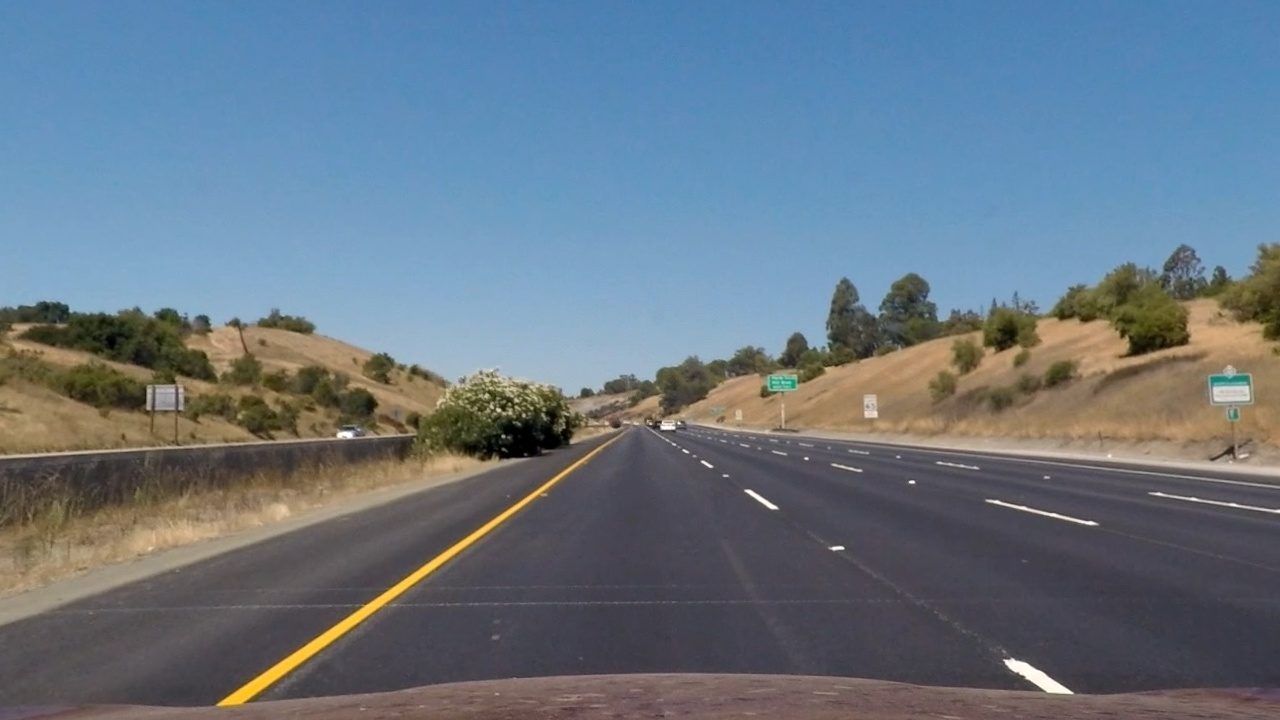
#> input picture output_images/test_calibration_after.jpg, 1280 x 720 px
$ python color_to_binary.py   (older library calls are emulated)
#> lines starting #> are read from the running program, lines starting #| are printed output that depends on the picture; after the words box and inside, x2 and y2 are one past the last pixel; in counts of white or black regions, pixels touching at a corner belong together
#> further down, test_img is the input picture: shape (720, 1280, 3); mean B, G, R 131.6, 118.3, 103.6
import os
import cv2
import numpy as np
import matplotlib.pyplot as plt
import matplotlib.image as mpimg

def thresholding(img,kernel_size,color_thrsh=(120,255),gradient_thrsh=(10,100)):
    """
    This function returns the binary output after
    applying a color thresholding and gradient thresholding
    using a sobel filter
    Inputs: RGB image
    Output: binary image
    """
#> called with kernel_size = 5, color_thrsh = (110, 255), gradient_thrsh = (30, 100)

    # Convert the image to hls
    hls = cv2.cvtColor(img,cv2.COLOR_RGB2HLS).astype(np.float)
    h_channel = hls[:,:,0]
    l_channel = hls[:,:,1]
    s_channel = hls[:,:,2]
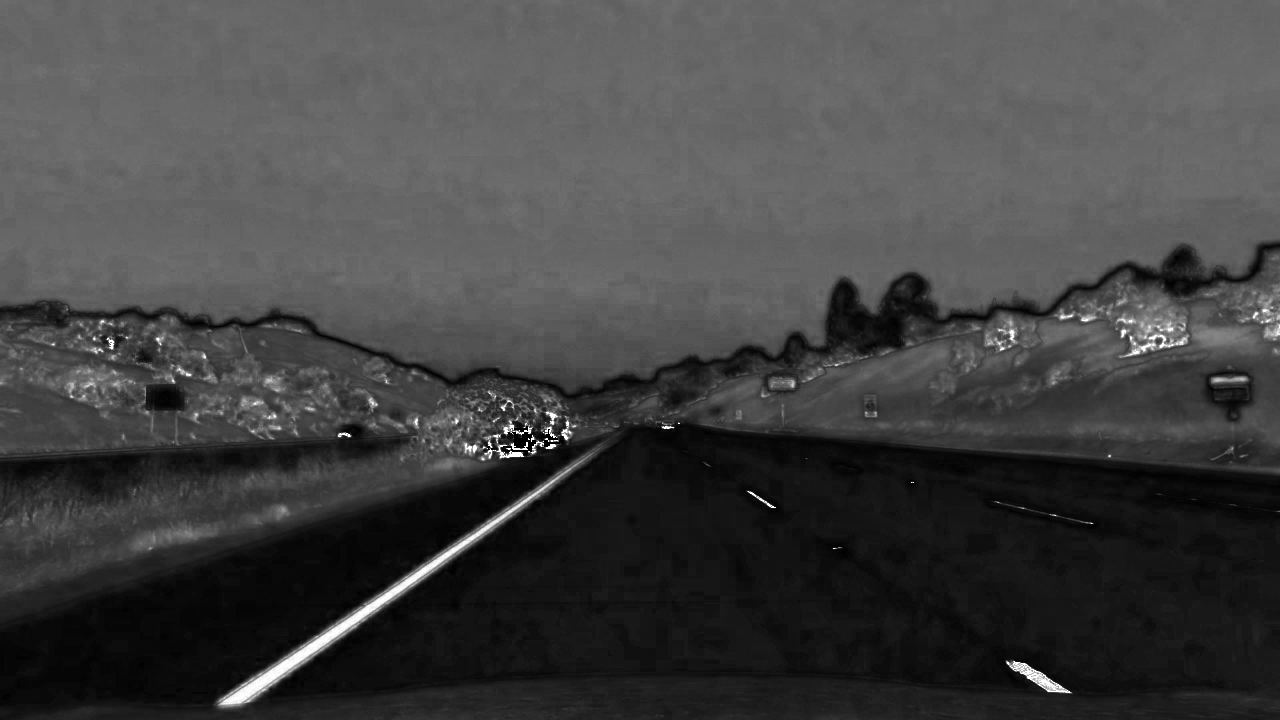
#> s_channel: shape (720, 1280) float64; min 0, max 255, mean 66.5

    gray = cv2.cvtColor(img,cv2.COLOR_BGR2GRAY)

    # Calculate the sobel magnitudes
    sobel_x = cv2.Sobel(gray, cv2.CV_64F, 1, 0,ksize = kernel_size)
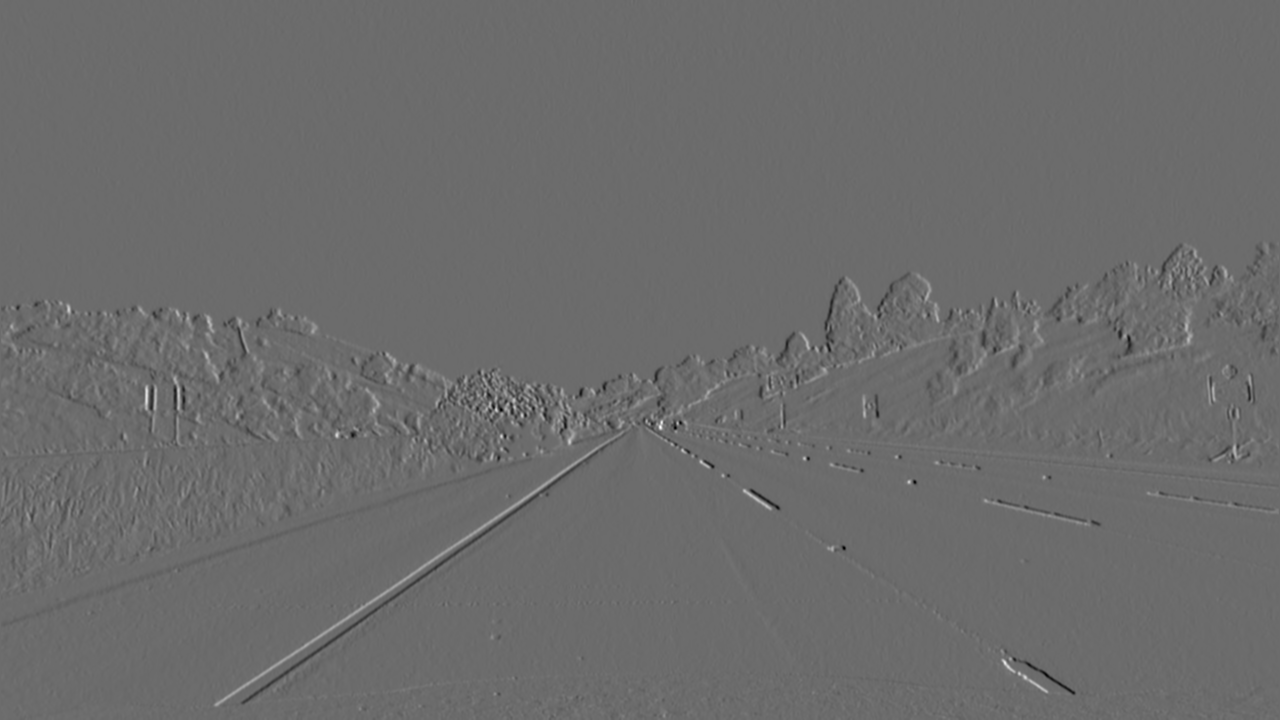
#> sobel_x: shape (720, 1280) float64; min -5940, max 8067, mean -1.6; drawn with min black and max white
    abs_sobelx = np.absolute(sobel_x)
    scaled_sobelx = np.uint8(255*abs_sobelx / np.max(abs_sobelx))

    # Color thresholding
    color_binary = np.zeros_like(s_channel)
    color_binary[(s_channel > color_thrsh[0]) & (s_channel <= color_thrsh[1])] = 1

    # Gradient thresholding
    gradient_binary = np.zeros_like(scaled_sobelx)
    gradient_binary[(scaled_sobelx > gradient_thrsh[0]) & (scaled_sobelx <= gradient_thrsh[1])] = 1
    cv2.imshow("binary image",gradient_binary)
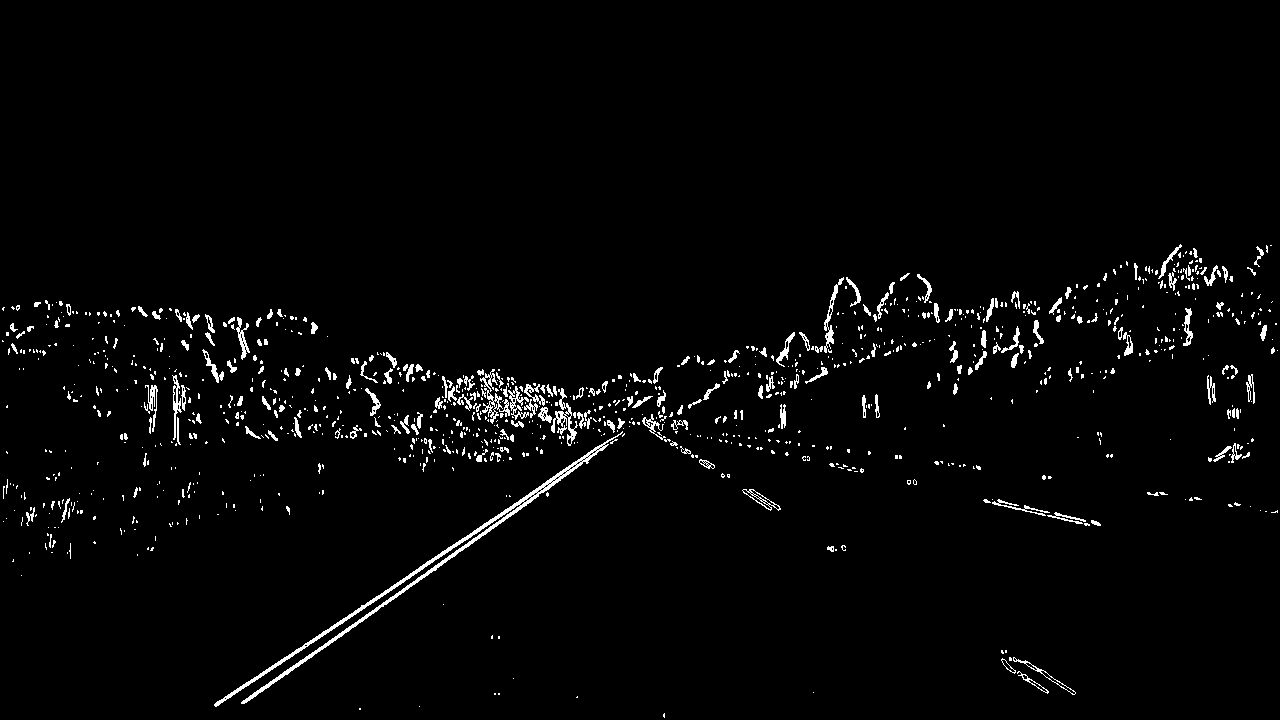
#> window 'binary image': shape (720, 1280); values 0 (black) and 1 (white), 2.4% white in thin lines or dots, all inside (x1, y1, x2, y2) = (2, 244, 1278, 718)
    cv2.waitKey(5000)

    # Combined threshold
    comb_thrsh_binary = np.zeros_like(gradient_binary)
    # If any of the pixels in the color threshold image or the gradient image are
    # true apply it to the combined binary image
    comb_thrsh_binary[(color_binary == 1) | (gradient_binary ==1)] = 1

    return color_binary

if __name__ == "__main__":

    # Read the test image
    test_img = cv2.imread("output_images/test_calibration_after.jpg")
    binary_output = thresholding(test_img,5,color_thrsh=(110,255),gradient_thrsh=(30,100))
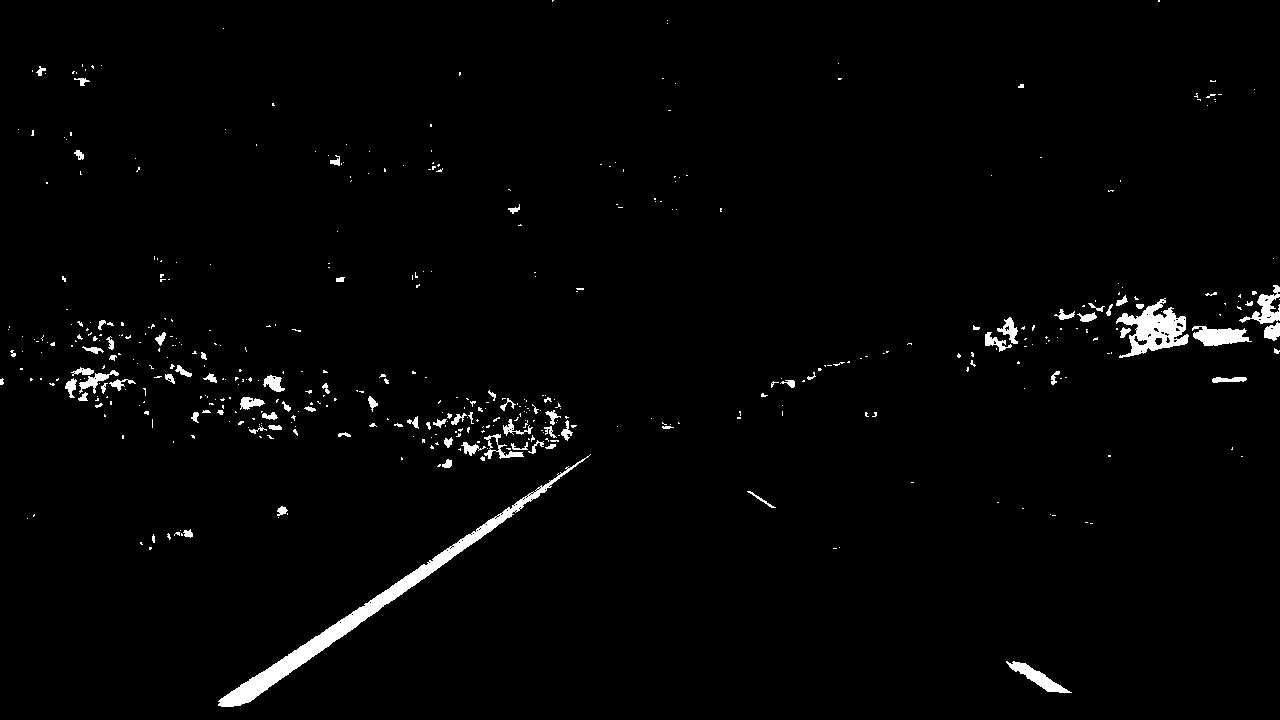
#> binary_output: shape (720, 1280) float64; values 0 (black) and 1 (white), 1.8% white; 474 white regions (387 under 20 px), largest, box (x1, y1, x2, y2) and area: (218, 454, 591, 707) 5075, (1116, 298, 1189, 358) 1992, (1192, 326, 1252, 346) 772

    # Save your files to output folder - astype uint8 converts it to 8 bit unsigned integer,
    # which gives 0 for False and 1 for True, and multiplies it by 255 to make a (bit-)mask before writing it.
    cv2.imwrite("output_images/test_after_binarization.jpg", binary_output.astype('uint8') * 255)
